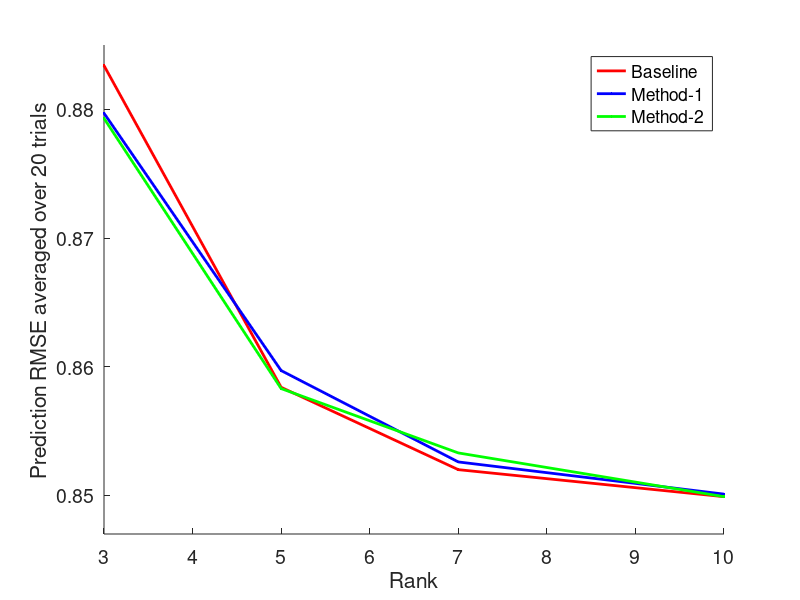

Recreate this plot in MATLAB.
close all;
clear all;
Base = [0.8834;

0.8584;

0.8520;

0.8499];



m1 = [0.8797;

0.8597;

0.8526;

0.8501];



m2 = [

0.8793;

0.8583;

0.8533;

0.8499];

r = [3,5,7,10];



figure;

hold on;
axis auto;
plot(r,Base,'r.-','Linewidth',2);

plot(r,m1,'b.-','Linewidth',2);

plot(r,m2,'g.-','Linewidth',2);

xl = xlabel('Rank');

yl = ylabel('Prediction RMSE averaged over 20 trials');

LEG  = legend('Baseline','Method-1','Method-2');
set(xl, 'FontSize', 14);
set(yl, 'FontSize', 14);
set(LEG, 'FontSize', 18);
ylim([0.847,0.885]);
set(gca,'fontsize',14)
print -f1 -djpeg -r600 MovieLens1MGenre.jpg